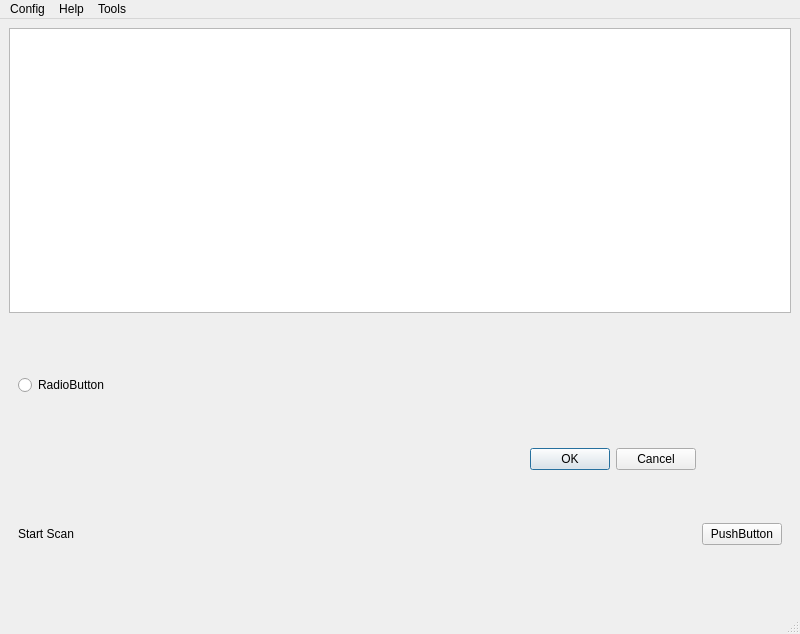
<?xml version="1.0" encoding="UTF-8"?>
<ui version="4.0">
 <class>Modscan</class>
 <widget class="QMainWindow" name="Modscan">
  <property name="geometry">
   <rect>
    <x>0</x>
    <y>0</y>
    <width>800</width>
    <height>634</height>
   </rect>
  </property>
  <property name="windowTitle">
   <string>Modscan</string>
  </property>
  <property name="windowIcon">
   <iconset theme="network-transmit-receive"/>
  </property>
  <widget class="QWidget" name="centralwidget">
   <layout class="QVBoxLayout" name="verticalLayout">
    <item>
     <widget class="QTableWidget" name="tableWidget">
      <property name="sizePolicy">
       <sizepolicy hsizetype="Preferred" vsizetype="Preferred">
        <horstretch>0</horstretch>
        <verstretch>0</verstretch>
       </sizepolicy>
      </property>
     </widget>
    </item>
    <item>
     <widget class="QWidget" name="widget" native="true">
      <layout class="QGridLayout" name="gridLayout">
       <item row="4" column="1">
        <widget class="QPushButton" name="pushButton_3">
         <property name="text">
          <string>PushButton</string>
         </property>
        </widget>
       </item>
       <item row="4" column="0">
        <widget class="QLabel" name="label">
         <property name="text">
          <string>Start Scan</string>
         </property>
        </widget>
       </item>
       <item row="1" column="0">
        <widget class="QRadioButton" name="radioButton">
         <property name="text">
          <string>RadioButton</string>
         </property>
        </widget>
       </item>
       <item row="2" column="0">
        <widget class="QDialogButtonBox" name="buttonBox">
         <property name="standardButtons">
          <set>QDialogButtonBox::Cancel|QDialogButtonBox::Ok</set>
         </property>
        </widget>
       </item>
      </layout>
     </widget>
    </item>
   </layout>
  </widget>
  <widget class="QMenuBar" name="menubar">
   <property name="geometry">
    <rect>
     <x>0</x>
     <y>0</y>
     <width>800</width>
     <height>25</height>
    </rect>
   </property>
   <widget class="QMenu" name="menuConfig">
    <property name="title">
     <string>Config</string>
    </property>
    <addaction name="actionNew_Connection"/>
    <addaction name="actionSave_Connection"/>
    <addaction name="actionNew_Range"/>
    <addaction name="actionSave_Range"/>
    <addaction name="separator"/>
    <addaction name="actionExit"/>
   </widget>
   <widget class="QMenu" name="menuHelp">
    <property name="title">
     <string>Help</string>
    </property>
    <addaction name="actionAbout"/>
    <addaction name="actionIndex"/>
   </widget>
   <widget class="QMenu" name="menuTools">
    <property name="title">
     <string>Tools</string>
    </property>
    <addaction name="actionLoad_Config"/>
   </widget>
   <addaction name="menuConfig"/>
   <addaction name="menuHelp"/>
   <addaction name="menuTools"/>
  </widget>
  <widget class="QStatusBar" name="statusbar"/>
  <action name="actionNew_Connection">
   <property name="text">
    <string>New Connection</string>
   </property>
  </action>
  <action name="actionSave_Connection">
   <property name="text">
    <string>Save Connection</string>
   </property>
  </action>
  <action name="actionNew_Range">
   <property name="text">
    <string>New Range</string>
   </property>
  </action>
  <action name="actionSave_Range">
   <property name="text">
    <string>Save Range</string>
   </property>
  </action>
  <action name="actionExit">
   <property name="text">
    <string>Exit</string>
   </property>
  </action>
  <action name="actionAbout">
   <property name="text">
    <string>About</string>
   </property>
  </action>
  <action name="actionIndex">
   <property name="text">
    <string>Index</string>
   </property>
  </action>
  <action name="actionLoad_Config">
   <property name="text">
    <string>Load Config</string>
   </property>
  </action>
 </widget>
 <resources/>
 <connections/>
</ui>
